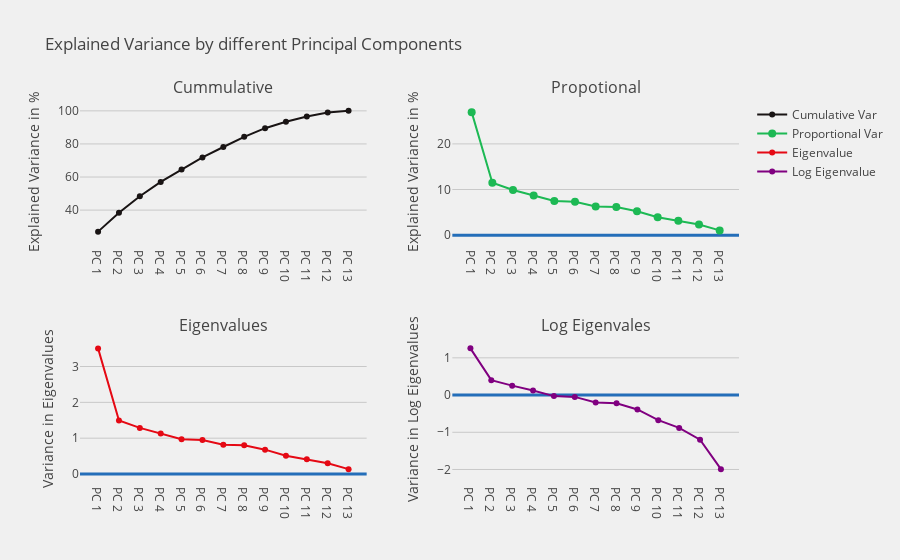

Write notebook code for a chart like this one.
### Markdown cell above
The plot above clearly shows that:
 
- PC1 has $25\%$ of Variance
- PC2 has $11\%$ of Variance and PC1 + PC2 = $36\%$
- PC3 has $9.7\%$ of Variance and PC1 + PC2 +PC3 = $46.4\%$ and so on.

What we can drive home from above is  we need at least $4$ Principal Components to embrace around $50\%$ of the Variance.

So, the natural question that comes up is this are enough Principal Components to re-express the data into a new $k$-dimensional subspace, where $k = 4$? 

#### Choosing the $k$ number of Principal Components

According to [*An Introduction to Statistical Learning, 6th printing, by James, Witten, Hastie, and Tibshirani*](http://faculty.marshall.usc.edu/gareth-james/ISL/), when choosing a number of Principal Components we can choose a Principal Component by eyeballing  the plot and look for a PC where the Proportional Variance drops at certain cutoff.




Consider the following:

### Code cell
from plotly.subplots import make_subplots

pcs_displayed = 20

fig = make_subplots(rows= 2, cols = 2, horizontal_spacing=0.13,
                    subplot_titles=('Cummulative',
                                    'Propotional',
                                    'Eigenvalues',
                                    'Log Eigenvales'))

# Cum Var
fig.add_trace(
    go.Scatter(
        x=['PC %s' %i for i in range(1,pcs_displayed)], 
        y=cum_var_exp,
        name='Cumulative Var',
        marker=dict( color = '#191414' )
    ), row = 1, col = 1
)

# Eigenvals
fig.add_trace(
    go.Scatter(
        x=['PC %s' %i for i in range(1,pcs_displayed)],
        y=prop_var_exp,
        name='Proportional Var',
        marker=dict(size=8, color = '#1DB954' )
    ), row = 1, col = 2
)

# Indiv Var
fig.add_trace(
    go.Scatter(
        x=['PC %s' %i for i in range(1,pcs_displayed)],
        y=eig_vals_sorted,
        name='Eigenvalue',
        marker=dict( color = '#E50914' )
    ), row = 2, col = 1
)

# Log Indiv Var
fig.add_trace(
    go.Scatter(
        x=['PC %s' %i for i in range(1,pcs_displayed)],
        y=np.log(eig_vals_sorted),
        name='Log Eigenvalue',
        marker=dict( color = 'purple' )
    ), row = 2, col = 2
)

# Names of the respective Y Axes
fig['layout']['yaxis1']['title']='Explained Variance in %'
fig['layout']['yaxis2']['title']='Explained Variance in %'
fig['layout']['yaxis3']['title']='Variance in Eigenvalues'
fig['layout']['yaxis4']['title']='Variance in Log Eigenvalues'

fig.update_layout(
    title='Explained Variance by different Principal Components',
    plot_bgcolor = "rgb(240, 240, 240)", 
    paper_bgcolor = "rgb(240, 240, 240)",
    hovermode='x unified',
    font=dict(
        size=12,
        color='#444'
    )
)

# Y Axis
fig.update_yaxes(
    showline=False,
    linewidth=0.5,
    linecolor='black',
    mirror=False,
    showgrid=True,
    gridwidth=1,
    gridcolor='rgb(200, 200, 200)',
    zerolinecolor='#246EB9',
    zerolinewidth = 3,
    showspikes = False,
    spikecolor = 'blue',
    spikethickness = 3, 
    spikedash = 'dot', 
    spikesnap = 'hovered data'
)

# X Axis
fig.update_xaxes(
    showline=False,
    linewidth=0.5,
    linecolor='black',
    mirror=False,
    showgrid=False,
    gridwidth=1,
    gridcolor='rgb(200, 200, 200)',
    zerolinecolor='#FF9900',
    zerolinewidth = 3,
    showspikes = True,
    spikecolor = '#246EB9',
    spikethickness = 3,
    spikedash = 'dot', 
    spikesnap = 'hovered data'
)
fig.show()

### Figure 1 — Plotly figure (JSON) as saved in the notebook; plotly's stock layout.template omitted (floating-point values rounded to 4 significant figures)
{"data": [{"marker": {"color": "#191414"}, "name": "Cumulative Var", "type": "scatter", "x": ["PC 1", "PC 2", "PC 3", "PC 4", "PC 5", "PC 6", "PC 7", "PC 8", "PC 9", "PC 10", "PC 11", "PC 12", "PC 13", "PC 14", "PC 15", "PC 16", "PC 17", "PC 18", "PC 19"], "xaxis": "x", "y": [26.97, 38.45, 48.35, 57.05, 64.53, 71.85, 78.15, 84.31, 89.54, 93.45, 96.63, 98.95, 100.0], "yaxis": "y"}, {"marker": {"color": "#1DB954", "size": 8}, "name": "Proportional Var", "type": "scatter", "x": ["PC 1", "PC 2", "PC 3", "PC 4", "PC 5", "PC 6", "PC 7", "PC 8", "PC 9", "PC 10", "PC 11", "PC 12", "PC 13", "PC 14", "PC 15", "PC 16", "PC 17", "PC 18", "PC 19"], "xaxis": "x2", "y": [26.97, 11.48, 9.902, 8.704, 7.477, 7.319, 6.296, 6.162, 5.229, 3.914, 3.18, 2.319, 1.051], "yaxis": "y2"}, {"marker": {"color": "#E50914"}, "name": "Eigenvalue", "type": "scatter", "x": ["PC 1", "PC 2", "PC 3", "PC 4", "PC 5", "PC 6", "PC 7", "PC 8", "PC 9", "PC 10", "PC 11", "PC 12", "PC 13", "PC 14", "PC 15", "PC 16", "PC 17", "PC 18", "PC 19"], "xaxis": "x3", "y": [3.506, 1.493, 1.287, 1.132, 0.9721, 0.9515, 0.8185, 0.8011, 0.6798, 0.5089, 0.4135, 0.3015, 0.1366], "yaxis": "y3"}, {"marker": {"color": "purple"}, "name": "Log Eigenvalue", "type": "scatter", "x": ["PC 1", "PC 2", "PC 3", "PC 4", "PC 5", "PC 6", "PC 7", "PC 8", "PC 9", "PC 10", "PC 11", "PC 12", "PC 13", "PC 14", "PC 15", "PC 16", "PC 17", "PC 18", "PC 19"], "xaxis": "x4", "y": [1.254, 0.4005, 0.2526, 0.1236, -0.02831, -0.04967, -0.2003, -0.2218, -0.386, -0.6755, -0.8832, -1.199, -1.991], "yaxis": "y4"}], "layout": {"annotations": [{"font": {"size": 16}, "showarrow": false, "text": "Cummulative", "x": 0.2175, "xanchor": "center", "xref": "paper", "y": 1, "yanchor": "bottom", "yref": "paper"}, {"font": {"size": 16}, "showarrow": false, "text": "Propotional", "x": 0.7825, "xanchor": "center", "xref": "paper", "y": 1, "yanchor": "bottom", "yref": "paper"}, {"font": {"size": 16}, "showarrow": false, "text": "Eigenvalues", "x": 0.2175, "xanchor": "center", "xref": "paper", "y": 0.375, "yanchor": "bottom", "yref": "paper"}, {"font": {"size": 16}, "showarrow": false, "text": "Log Eigenvales", "x": 0.7825, "xanchor": "center", "xref": "paper", "y": 0.375, "yanchor": "bottom", "yref": "paper"}], "font": {"color": "#444", "size": 12}, "hovermode": "x unified", "paper_bgcolor": "rgb(240, 240, 240)", "plot_bgcolor": "rgb(240, 240, 240)", "title": {"text": "Explained Variance by different Principal Components"}, "xaxis": {"anchor": "y", "domain": [0, 0.435], "gridcolor": "rgb(200, 200, 200)", "gridwidth": 1, "linecolor": "black", "linewidth": 0.5, "mirror": false, "showgrid": false, "showline": false, "showspikes": true, "spikecolor": "#246EB9", "spikedash": "dot", "spikesnap": "hovered data", "spikethickness": 3, "zerolinecolor": "#FF9900", "zerolinewidth": 3}, "xaxis2": {"anchor": "y2", "domain": [0.565, 1], "gridcolor": "rgb(200, 200, 200)", "gridwidth": 1, "linecolor": "black", "linewidth": 0.5, "mirror": false, "showgrid": false, "showline": false, "showspikes": true, "spikecolor": "#246EB9", "spikedash": "dot", "spikesnap": "hovered data", "spikethickness": 3, "zerolinecolor": "#FF9900", "zerolinewidth": 3}, "xaxis3": {"anchor": "y3", "domain": [0, 0.435], "gridcolor": "rgb(200, 200, 200)", "gridwidth": 1, "linecolor": "black", "linewidth": 0.5, "mirror": false, "showgrid": false, "showline": false, "showspikes": true, "spikecolor": "#246EB9", "spikedash": "dot", "spikesnap": "hovered data", "spikethickness": 3, "zerolinecolor": "#FF9900", "zerolinewidth": 3}, "xaxis4": {"anchor": "y4", "domain": [0.565, 1], "gridcolor": "rgb(200, 200, 200)", "gridwidth": 1, "linecolor": "black", "linewidth": 0.5, "mirror": false, "showgrid": false, "showline": false, "showspikes": true, "spikecolor": "#246EB9", "spikedash": "dot", "spikesnap": "hovered data", "spikethickness": 3, "zerolinecolor": "#FF9900", "zerolinewidth": 3}, "yaxis": {"anchor": "x", "domain": [0.625, 1], "gridcolor": "rgb(200, 200, 200)", "gridwidth": 1, "linecolor": "black", "linewidth": 0.5, "mirror": false, "showgrid": true, "showline": false, "showspikes": false, "spikecolor": "blue", "spikedash": "dot", "spikesnap": "hovered data", "spikethickness": 3, "title": {"text": "Explained Variance in %"}, "zerolinecolor": "#246EB9", "zerolinewidth": 3}, "yaxis2": {"anchor": "x2", "domain": [0.625, 1], "gridcolor": "rgb(200, 200, 200)", "gridwidth": 1, "linecolor": "black", "linewidth": 0.5, "mirror": false, "showgrid": true, "showline": false, "showspikes": false, "spikecolor": "blue", "spikedash": "dot", "spikesnap": "hovered data", "spikethickness": 3, "title": {"text": "Explained Variance in %"}, "zerolinecolor": "#246EB9", "zerolinewidth": 3}, "yaxis3": {"anchor": "x3", "domain": [0, 0.375], "gridcolor": "rgb(200, 200, 200)", "gridwidth": 1, "linecolor": "black", "linewidth": 0.5, "mirror": false, "showgrid": true, "showline": false, "showspikes": false, "spikecolor": "blue", "spikedash": "dot", "spikesnap": "hovered data", "spikethickness": 3, "title": {"text": "Variance in Eigenvalues"}, "zerolinecolor": "#246EB9", "zerolinewidth": 3}, "yaxis4": {"anchor": "x4", "domain": [0, 0.375], "gridcolor": "rgb(200, 200, 200)", "gridwidth": 1, "linecolor": "black", "linewidth": 0.5, "mirror": false, "showgrid": true, "showline": false, "showspikes": false, "spikecolor": "blue", "spikedash": "dot", "spikesnap": "hovered data", "spikethickness": 3, "title": {"text": "Variance in Log Eigenvalues"}, "zerolinecolor": "#246EB9", "zerolinewidth": 3}}}
